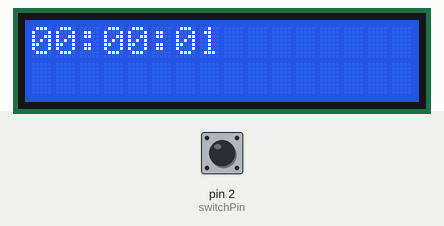
A sketch run on a simulated Arduino Uno, built with avr-gcc and run on an emulated ATmega328P. On the bench: 16×2 character LCD. Inputs (shaded band) come from the test bench; at power-on: pin 2 (switchPin) HIGH.

Above: at 1.6 s.
1.7 s: pin 2 (switchPin) pulled LOW for 0.15 s
At 1.88 s:
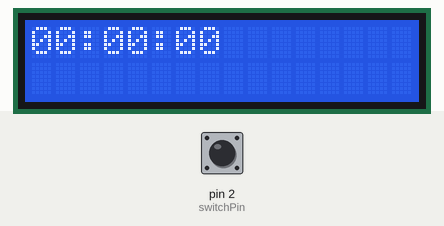
3.5 s: pin 2 (switchPin) pulled LOW for 1 s
Timing chart, 0 to 6.5 s (numbered marks = the images above; inputs shaded):
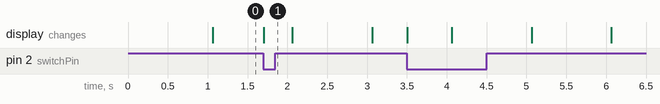

The sketch:

HW3.ino
```cpp
/*
        RBE 2001 A14
        HW3 Solution

    Author: Christopher Bove
    Date Finished: 9/19/2014

    Description:
      This program displays a clock using the Liquid Crystal Display library based on the
      internal Arduino timer. The format is hh:mm:ss

      * A NO pushbutton is used on pin 2 to ground to reset the system.

      * Pins for the LCD are configured and defined as seen below the imported libraries.

    Dependencies:
      * LiquidCrystal
      * TimerOne
      * stdio


*/


// *** IMPORT LIBRARIES ***
#include <LiquidCrystal.h>
#include <stdio.h>
#include <TimerOne.h>

// define pin configs
#define switchPin    2
#define LCD_REGSEL  12
#define LCD_EN      11
#define LCD_DATA4    6
#define LCD_DATA5    5
#define LCD_DATA6    4
#define LCD_DATA7    3
#define interruptNum 0
// call this a second
#define secondInMicros 1000000

// instantiate liquid crystal object using specified pins
LiquidCrystal lcd(LCD_REGSEL, LCD_EN, LCD_DATA4, LCD_DATA5, LCD_DATA6, LCD_DATA7);

// create variables used by the interrupts
volatile int resetTime = LOW;
volatile int queuedSeconds = 0;

// time data
int currentHours = 0;
int currentMinutes = 0;
int currentSeconds = 0;

// --------------------- SETUP ----------------------------
void setup() {
  // initialize lcd with 16 columns, 2 rows
  lcd.begin(16, 2);

  // configure switch
  pinMode(switchPin, INPUT_PULLUP);
  attachInterrupt(interruptNum, buttonISR, FALLING);

  Timer1.initialize(secondInMicros); // timer for 1 second
  Timer1.attachInterrupt(oneSecondISR);
}

// =================== SUPPORTING FUNCTIONS =====================

// ISR for reset button press, flags reset for high
void buttonISR() {
  resetTime = HIGH;
}

// service routine for the 1 second timer, adds a second to queue
void oneSecondISR() {
  queuedSeconds++;
}

// stuffs the time data into a string and refreshes the display with the time
void drawDisplay() {
  lcd.setCursor(0,0);
  char tempString[8];
  sprintf(tempString, "%02d:%02d:%02d", currentHours, currentMinutes, currentSeconds);
  lcd.print(tempString);
}

// adds seconds onto the current time data
// Assumption: it never gets passed more than 59 seconds. i.e. it only adds 1 minute tops
// NOTE: this functionality can be expanded if loop() ever gets really latent, but
//   for now, it works just fine!
void addSeconds(int toAdd) {
  // if seconds buffer reached, add a minute and only add the remainder of seconds
  if ((currentSeconds + toAdd) > 59 ) {
    addMinutes(1);
    addSeconds(toAdd - 60); // recursive call
  }
  else // if this doesn't go over, just add it
    currentSeconds += toAdd;
}

// adds minutes to current time. assumes not more than an hour is passed
void addMinutes(int toAdd) {
  // if minutes buffer reached, add an hour and only add the remainder of minutes
  if ((currentMinutes + toAdd) > 59 ) {
    addHours(1);
    addMinutes(toAdd - 60);
  }
  else // otherwise, just add minutes on
    currentMinutes += toAdd;
}

// adds hours to current time
void addHours(int toAdd) {
  // if trying to add more than 23 hours, reset hours count
  if ((currentHours + toAdd) > 23 ) {
    currentHours = 0;
  }
  else
    currentHours += toAdd;
}

// --------------------------------- MAIN LOOP ---------------------------------
void loop() {
  // if a reset has happened, reset the clock
  if (resetTime == HIGH) {
    // reset all time data including the queue
    currentHours = 0;
    currentMinutes = 0;
    currentSeconds = 0;
    queuedSeconds = 0;
    // draw the display and reset the resetTime flag
    drawDisplay();
    resetTime = LOW;
  }
  else {
    // if we're not resetting this loop, check for new seconds
    if (queuedSeconds > 0) {
      // add new seconds onto the time
      addSeconds(queuedSeconds); // recursively adds additional minutes/hours
      queuedSeconds = 0; // reset the queued seconds
      drawDisplay();
    }
  }

}
```
